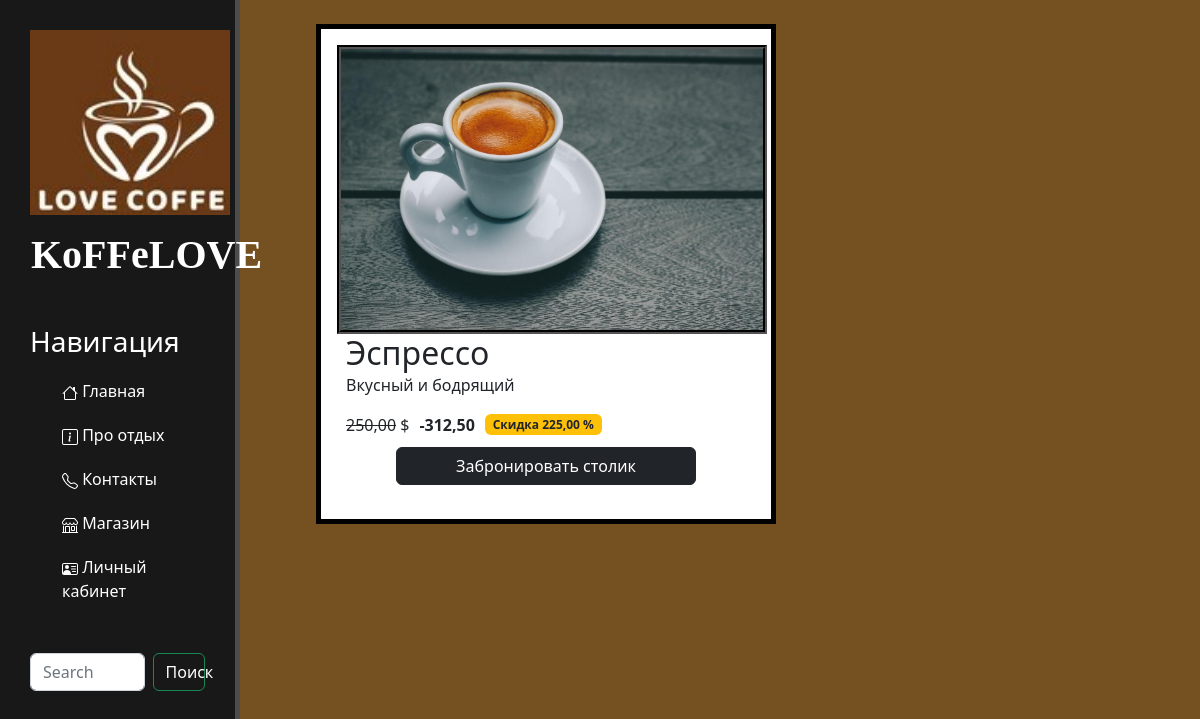
The app's page /catalog/product/espresso/, older data.
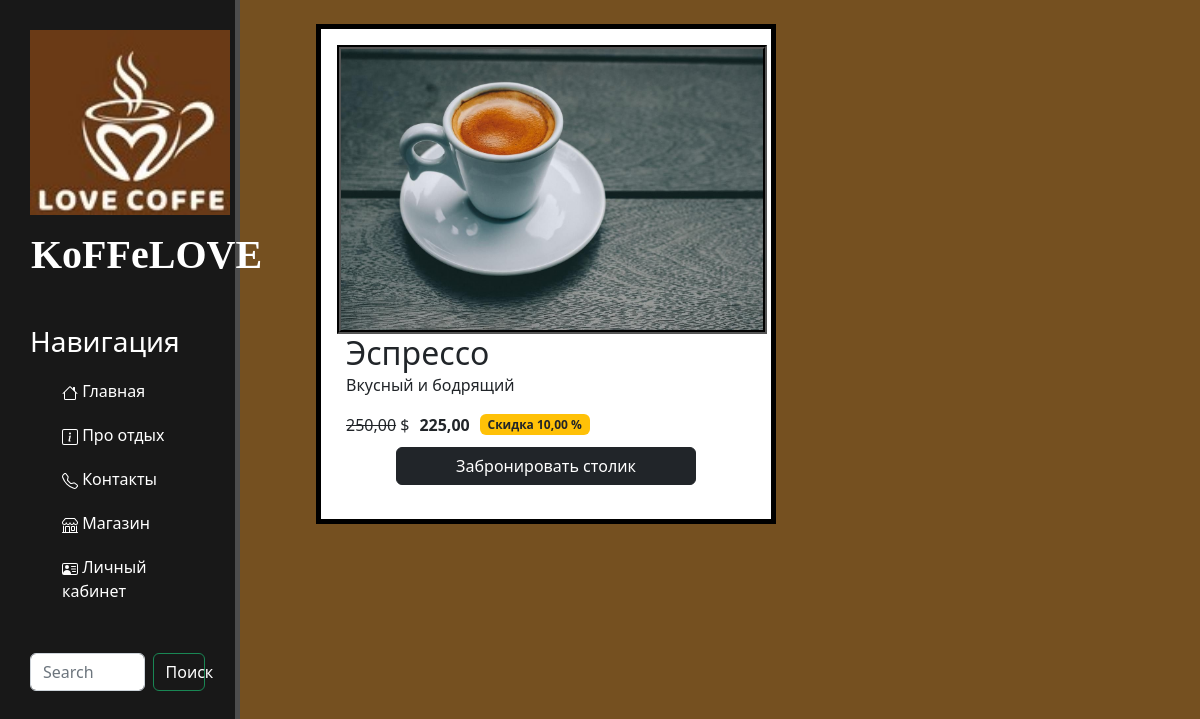
The same page, newer data.
### goobs/models.py (models this page shows, shortened)
class Products(models.Model):
    name = models.CharField(max_length=100, unique=True, verbose_name="Название")
    slug = models.SlugField(max_length=200, unique=True, blank=True, null=True, verbose_name="URL")
    description = models.TextField(blank=True, null=True, verbose_name="Описание")
    image = models.ImageField(upload_to="goobs_image", blank=True, null=True, verbose_name="Изображение")
    price = models.DecimalField(default=0.00, max_digits=8, decimal_places=2, verbose_name="Цена")
    discount = models.DecimalField(default=0.00, max_digits=8, decimal_places=2, verbose_name="Скидка в процентах")
    class Mets:
        db_table = "product"
        verbose_name  = "Продукты"
        verbose_name_plural = "Продукт"
    def sell_price(self):
        if self.discount:
            return round(self.price - self.price * self.discount / 100, 2)
        return self.price

### goobs/views.py (the view)
# urls.py: path('product/<slug:product_slug>/', views.product, name='product'),
def product(request, product_slug):
    product = Products.objects.get(slug=product_slug)
    context = {
        "product": product
    }
    return render(request, "goobs/product.html", context=context)

### goobs/templates/goobs/product.html (shortened to what this page needs)
{% extends 'main/base.html' %}
{% load static%}
{% block content %}
<body1>
    <div class="maincontainer">
        <div class="leftbar">
        </div>
        <div class="container-prod">
            <div class="card-prod">
                <img src="{{product.image.url}}" class="card-img-top-prod" alt="logo">
                <div class="card-body">
                    <h2 class="card-title">{{product.name}}</h2>
                    <p class="card-text">{{product.description}}</p>
                    <div class="body_2">
                        <div class="body_price">
                            {% if product.discount %}
                        <p><s>{{product.price}}</s> $</p>
                        <p><strong>{{ product.sell_price }}</strong></p>
                        <span class="badge bg-warning text-dark">
                            <strong>Скидка {{product.discount}} %</strong>
                        </span>
                        {% else %}
                            <p><strong>{{ product.price }}</strong></p>
                        {% endif %}
                        </div>
                        <a href="#" class="btn btn-dark add-to-cart">Забронировать столик</a>
                    </div>
                </div>
            </div>
        </div>
    </div>
</body1>
{% endblock %}

Row changes from the older to the newer data that the page shows:
changed Products "Эспрессо": sell_price "-312,50" → "225,00"; discount "225,00" → "10,00"
